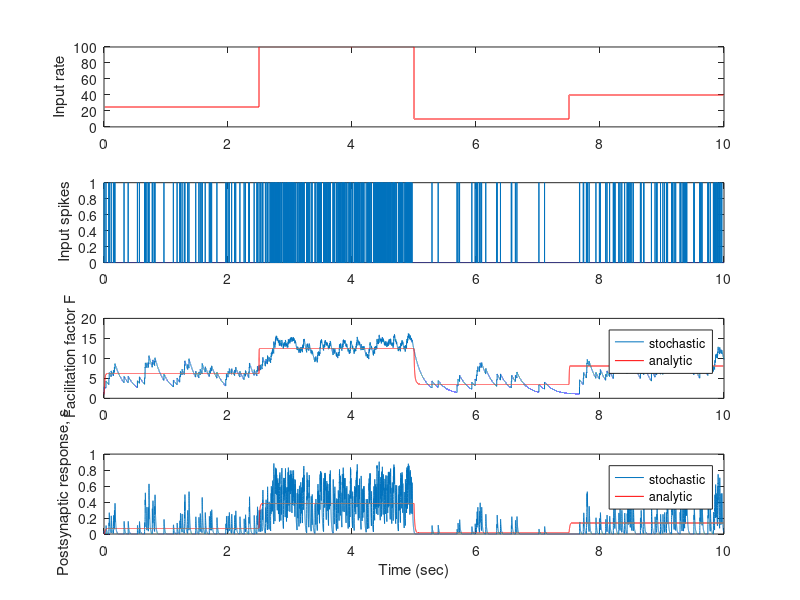

This figure's MATLAB source:
% synapse_poisson.m generates Poisson trains of spikes with changes in rate
% then calculated synaptic changes generated by the spike train 
% this code assumes depression only, which generates a strong signal 
% to changes in rate.
clear
dt = 0.0001;                            % time step
tmax=10;                                % maximum time

p0 = 0.05;                               % base vesicular release probability
tau_syn2 = 0.0005;                       % determines synaptic rise time
tau_syn1 = 0.010;                       % synaptic decay time
tau_d = 0.0005;                            % time for recovery from depression
tau_f = 0.15;                            % time for recovery from facilitation
f_f = 0.1;                              % facilitation factor: increases vesicle release probability
tau_syn = max(tau_syn1,tau_syn2);       % synaptic time constant used for calculation

t=dt:dt:tmax;                           % series of time points
Nt = tmax/dt;                           % number of time points

Nrates = 4;                             % number of different average rates

ratevalue(1)=25;                        % initial firing rate
ratevalue(2)=100;                       % second firing rate
ratevalue(3)=10;                        % third firing rate
ratevalue(4)=40;                        % fourth firing rate

rate = zeros(size(t));                  % array to contain rate as a function of time
for n = 1:Nrates                        
    for i = 1:Nt/Nrates                         
        rate(i+(n-1)*Nt/Nrates) = ratevalue(n); % puts appropriate rate at the right time
    end
end

% First calculate the expected response for a facilitating synapse

Fmean = zeros(size(t));                 % initialize vector of calculated mean values for D
Synmean = zeros(size(t));               % initialize vector of calculated mean valued for synaptic s

Fmean(1) = 1.0;                         % start with no depression before spikes
Synmean(1) = 0.0;                       % start with no synaptic conductance open  
for i = 2:length(t)
    Fmeaninf = (p0+f_f*rate(i)*tau_f)/ ...
        (p0*(1+rate(i)*f_f*tau_f));      % calculated mean depression rate for a Poisson train
    tau_feff = tau_f/(1+Fmean(i-1)*rate(i)*tau_f);    % time constant for depression depends on rate 
    Fmean(i) = Fmeaninf - (Fmeaninf-Fmean(i-1))*exp(-dt/tau_feff);  % update calculated value of D
    
    Synmeaninf = p0*Fmean(i)*rate(i)*tau_syn/(1+p0*Fmean(i)*rate(i)*tau_syn); % use this to estimate 
                                                                              % synaptic conductance
    Synmean(i) = Synmeaninf - (Synmeaninf-Synmean(i-1))*exp(-dt/tau_syn);     % and update synapse
end

% Now carry out the simulation with real spikes

spikes=zeros(size(t));                  % initialize spike array

for i = 1:length(t)                     % for every time point
    if rand(1) < rate(i)*dt             % probability of spike it rate(i)*dt
        spikes(i) = 1;                  % put spikes at randomly chose time points
    end
end

D = ones(size(t));                      % Depression varies with time
F = ones(size(t));                      % Facilitation varies with time
pr=p0*F;                                % Vesicle release probability increases with F
p=pr.*D;                                % Total release proportion, p, depends on D 

Ssyn = zeros(size(t));                  % initialize synaptic output array
nwidth = round(10*tau_syn1/dt); % just add current from a spike for this number of time points

spiketimes = dt*find(spikes);           % exact time of each spike
Nspikes = length(spiketimes);           % total number of spikes
for n = 1:Nspikes                       % for each spike
    ispike = round(spiketimes(n)/dt);   % find time index when spike occurs
    pr(ispike) = p0*F(ispike);          % release probability of each vesicle
    p(ispike) = pr(ispike)*D(ispike);   % total proportion of releases out of maximum possible
    
    D(ispike+1) = D(ispike)*(1-pr(ispike));     % decrease D by a factor given by proportion of releases
    pr(ispike+1) = pr(ispike)+f_f*(1-pr(ispike));    % increase probability of release by facilitation
    F(ispike+1) = pr(ispike+1)/p0;                   % update facilitation factor, F    
    p(ispike+1) = pr(ispike+1)*D(ispike+1);     % update release proportion for next time point

    if n < Nspikes                          
        nspike = round(spiketimes(n+1)/dt);     % update variables until the next spike 
    else                                        % or
        nspike = length(t);                     % until the end of the simulation
    end
    
    for i = ispike+1:nspike-1
        D(i+1) = 1 + (D(i)-1)*exp(-dt/tau_d);   % Depression decays exponentially up to 1
        F(i+1) = 1 + (F(i)-1)*exp(-dt/tau_f);   % Facilitation decays exponentially down to 1
        pr(i+1) = p0*F(i+1);                    % Update vesicle release probability
        p(i+1) = D(i+1)*pr(i+1);                % Update proportion of total possible synaptic conductance
    end 
    
    iend = min(ispike+nwidth,length(t))         % number of time points to update synaptic conductance
    for i=ispike+1:iend                     
        tdiff = dt*(i-ispike);                  % time since the spike
        Ssyn(i) = Ssyn(i) + ...                 % increase the synaptic conductance with saturation
            p(ispike)*(1-Ssyn(ispike))*(exp(-tdiff/tau_syn1)-exp(-tdiff/tau_syn2));        
    end
end

figure(1)
subplot(4,1,1)
plot(t,rate,'r')
ylabel(' Input rate ')
subplot(4,1,2)
plot(t,spikes)
ylabel(' Input spikes')
subplot(4,1,3)
plot(t,F)
hold on
plot(t,Fmean,'r')
ylabel(' Facilitation factor F')
legend('stochastic','analytic')
%subplot(4,1,3)
%plot(t,F)
subplot(4,1,4)
plot(t,Ssyn)
hold on
plot(t,Synmean,'r')
ylabel(' Postsynaptic response, s')
xlabel('Time (sec)')
axis([0 tmax 0 1])
legend('stochastic','analytic')
    